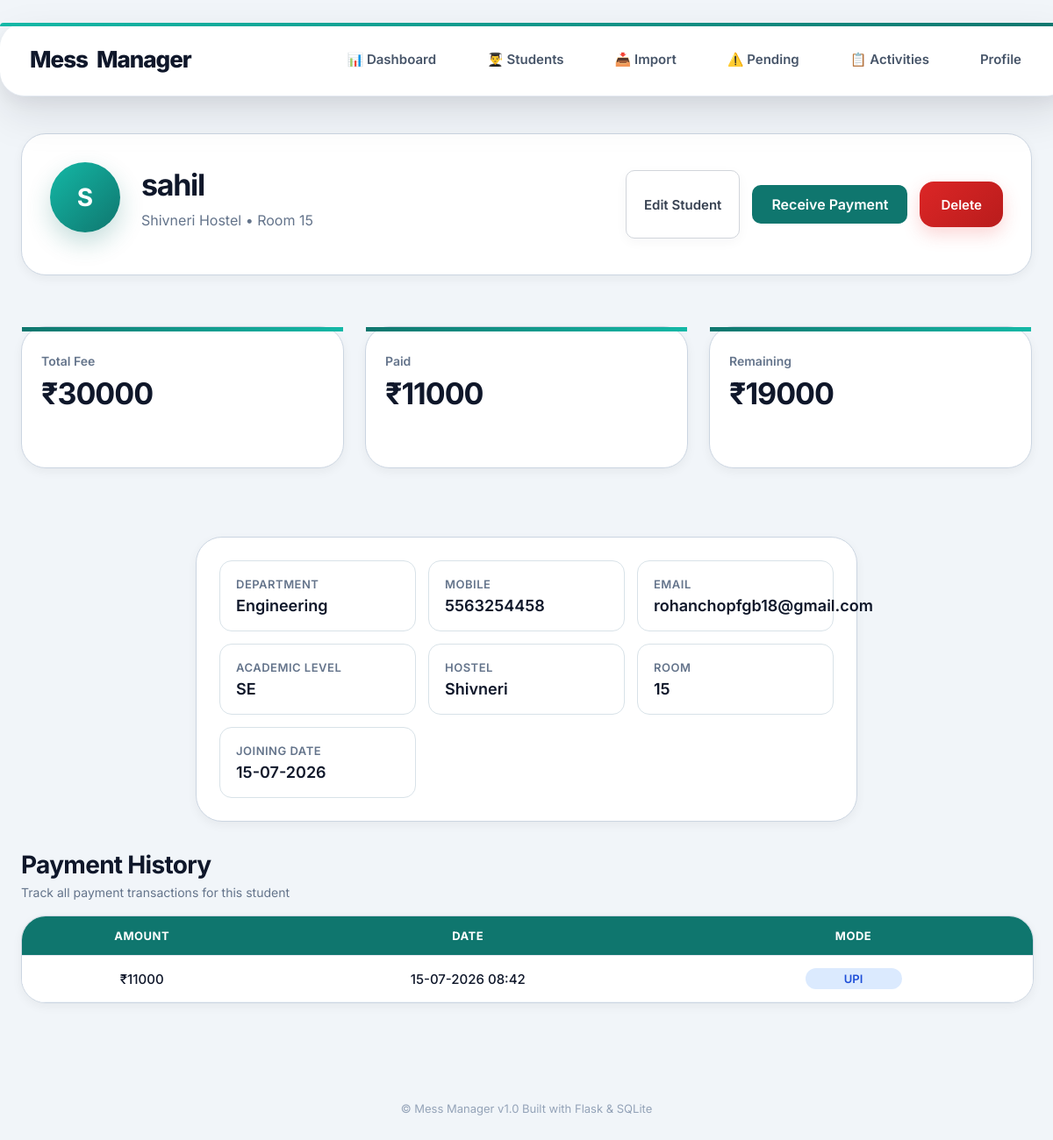
The app's page /student_profile/52 (signed in) with its own data.
### tables this page shows
CREATE TABLE students (

        id INTEGER PRIMARY KEY AUTOINCREMENT,

        admin_id INTEGER NOT NULL,

        student_code TEXT NOT NULL UNIQUE,

        name TEXT NOT NULL,

        mobile TEXT NOT NULL,
                 
        email TEXT  NOT NULL,

        hostel TEXT NOT NULL,

        room TEXT NOT NULL,

        department TEXT NOT NULL,

        academic_level TEXT NOT NULL,

        total_fees INTEGER NOT NULL DEFAULT 30000,

        received_amount INTEGER NOT NULL DEFAULT 0,

        joining_date TEXT NOT NULL,

        FOREIGN KEY (admin_id) REFERENCES admin(id),

        UNIQUE(admin_id, mobile),

        CHECK(received_amount >= 0),

        CHECK(total_fees >= 0),

        CHECK(received_amount <= total_fees)

    );

CREATE TABLE payments (

        id INTEGER PRIMARY KEY AUTOINCREMENT,
        student_id INTEGER NOT NULL,
        amount INTEGER NOT NULL,
        payment_mode TEXT NOT NULL,
        payment_date TEXT NOT NULL,
        FOREIGN KEY (student_id)
        REFERENCES students(id)
        ON DELETE CASCADE,
        CHECK(amount > 0)

    );

### app.py (the view)
@app.route("/student_profile/<int:student_id>")
@login_required
def student_profile(student_id):
    conn = connect_db()
    admin_id = session['admin_id']
    student = conn.execute(
        """

        SELECT *

        FROM students

        WHERE id = ?

        AND admin_id = ?

        """,
        (student_id, admin_id)
    ).fetchone()
    if not student:
        conn.close()
        flash("Unauthorized access")
        return redirect('/student_list')
    payments = conn.execute(
    """

    SELECT
        amount,
        payment_mode,
        payment_date


    FROM payments

    WHERE student_id = ?

    ORDER BY payment_date DESC

    """,
    (student_id,)
).fetchall()
    conn.close()
    name = student["name"]
    initials = "".join(
        word[0].upper()
        for word in name.split()[:2]
    )
    return render_template(
        "student_profile.html",
        student=student,
        payments=payments,
        initials=initials
    )

### app.py (called while the page is built)
def connect_db():
    conn = sqlite3.connect('database.db')
    conn.execute("PRAGMA foreign_keys = ON")
    conn.row_factory = sqlite3.Row
    return conn

def login_required(func):
    @wraps(func)
    def wrapper(*args, **kwargs):
        if not session.get('admin_logged_in'):
            return redirect('/login')
        return func(*args, **kwargs)
    return wrapper

### templates/student_profile.html (shortened to what this page needs)
{% extends "base.html" %}
{% block content %}
<div class="container">
    <div class="profile-top ui-card">
        <div class="profile-main">
            <div class="profile-avatar">
                {{ initials }}
            </div>
            <div class="profile-info">
                <h1 class="profile-name">
                    {{ student['name'] }}
                </h1>
                <p class="profile-subtitle">
                    {{ student['hostel'] }} Hostel • Room {{ student['room'] }}
                </p>
            </div>
        </div>
        <div class="profile-buttons">
            <a href="/edit_student/{{ student['id'] }}" class="secondary-btn">
                Edit Student
            </a>
            <a href="/receive_payment_page/{{ student['id'] }}" class="primary-btn">
                Receive Payment
            </a>
            <a href="/delete_student/{{ student['id'] }}" class="danger-btn"
                onclick="return confirm('Are you sure you want to delete this student?')">
                Delete
            </a>
        </div>
    </div>
    <div class="profile-summary">
        <div class="summary-card ui-card">
            <h3>Total Fee</h3>
            <p>₹{{ student['total_fees'] }}</p>
        </div>
        <div class="summary-card ui-card">
            <h3>Paid</h3>
            <p>₹{{ student['received_amount'] }}</p>
        </div>
        <div class="summary-card ui-card">
            <h3>Remaining</h3>
            <p>
                ₹{{ student['total_fees'] - student['received_amount'] }}
            </p>
        </div>
    </div>
    <div class="payment-card ui-card">
        <div class="profile-details">
            <div class="detail-item">
                <span class="detail-label">Department</span>
                <span class="detail-value">{{ student['department'] }}</span>
            </div>
            <div class="detail-item">
                <span class="detail-label">Mobile</span>
                <span class="detail-value">{{ student['mobile'] }}</span>
            </div>
            <div class="detail-item">
                <span class="detail-label">Email</span>
                <span class="detail-value">
                    {{ student['email'] }}
                </span>
            </div>
            <div class="detail-item">
                <span class="detail-label">Academic Level</span>
                <span class="detail-value">{{ student['academic_level'] }}</span>
            </div>
            <div class="detail-item">
                <span class="detail-label">Hostel</span>
                <span class="detail-value">{{ student['hostel'] }}</span>
            </div>
            <div class="detail-item">
                <span class="detail-label">Room</span>
                <span class="detail-value">{{ student['room'] }}</span>
            </div>
            <div class="detail-item">
                <span class="detail-label">Joining Date</span>
                <span class="detail-value">{{ student['joining_date'] }}</span>
            </div>
        </div>
    </div>
    <div class="payment-history-section">
        <div class="section-header">
            <h2 class="section-title">
                Payment History
            </h2>
            <p class="section-subtitle">
                Track all payment transactions for this student
            </p>
        </div>
        {% if payments %}
        <div class="table-container ui-card">
            <table class="students-table">
                <thead>
                    <tr>
                        <th>Amount</th>
                        <th>Date</th>
                        <th>Mode</th>
                    </tr>
                </thead>
                <tbody>
                    {% for payment in payments %}
                    <tr>
                        <td>₹{{ payment['amount'] }}</td>
                        <td>{{ payment['payment_date'] }}</td>
                        <td>{% if payment['payment_mode'] == 'UPI' %}
<span class="payment-mode-upi">
    UPI
</span>
{% elif payment['payment_mode'] == 'Cash' %}
                            <span class="payment-mode-cash">
                                Cash
                            </span>
                            {% else %}
                            <span class="payment-mode-bank">
                                Bank Transfer
                            </span>
                            {% endif %}
                        </td>
                    </tr>
                    {% endfor %}
                </tbody>
            </table>
        </div>
        {% endif %}
    </div>
</div>
{% endblock %}

### records on screen
students: name "sahil", hostel "Shivneri", room "15", total_fees "30000", received_amount "11000", student['total_fees']-student['received_amount'] "19000", department "Engineering", mobile "5563254458", email "rohanchopfgb18@gmail.com", academic_level "SE", joining_date "15-07-2026"
payments: amount "11000", payment_date "15-07-2026 08:42", payment_mode "UPI"

### other values on screen
{{ initials }} "S"
